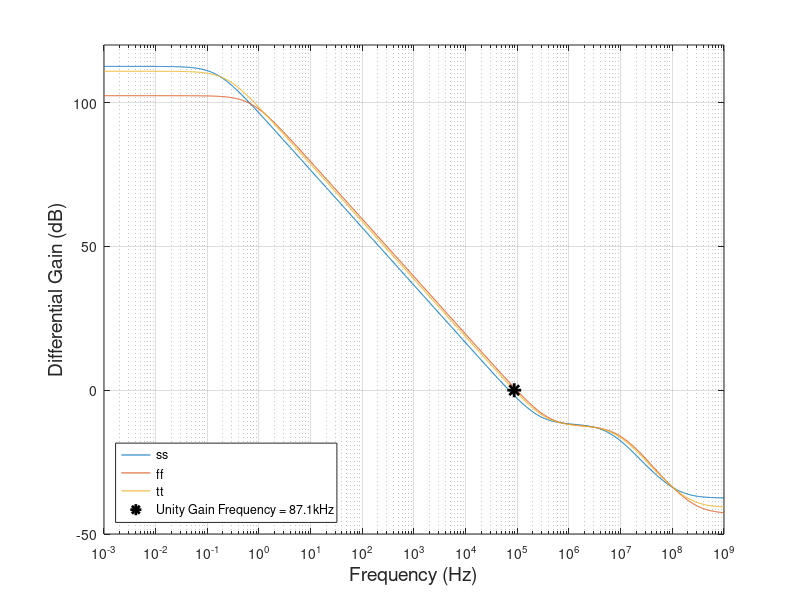
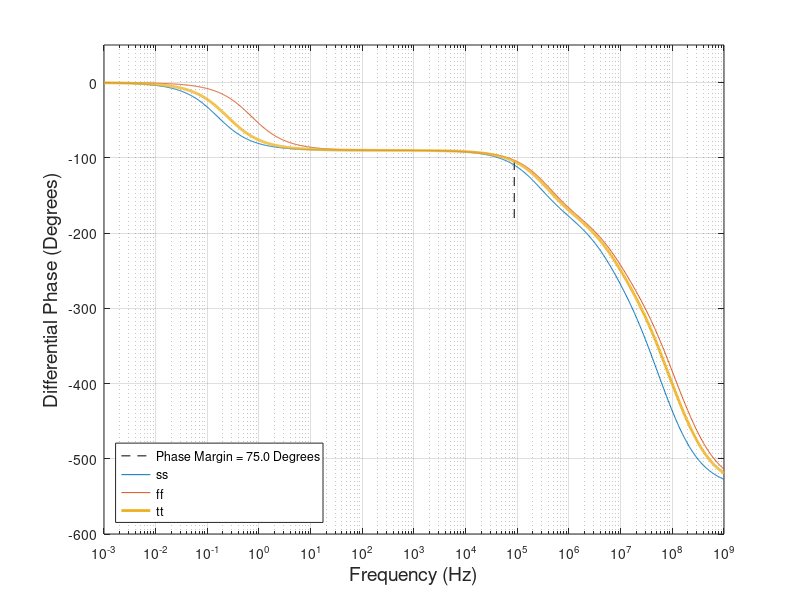
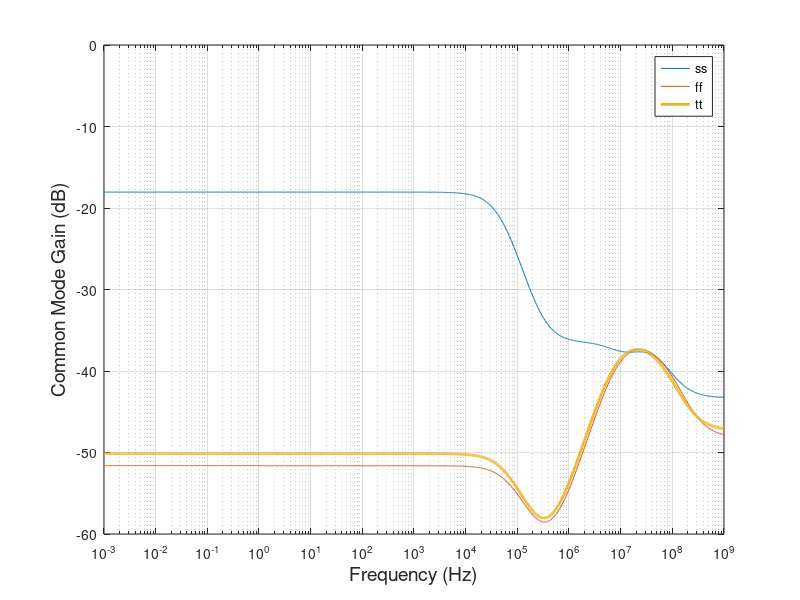
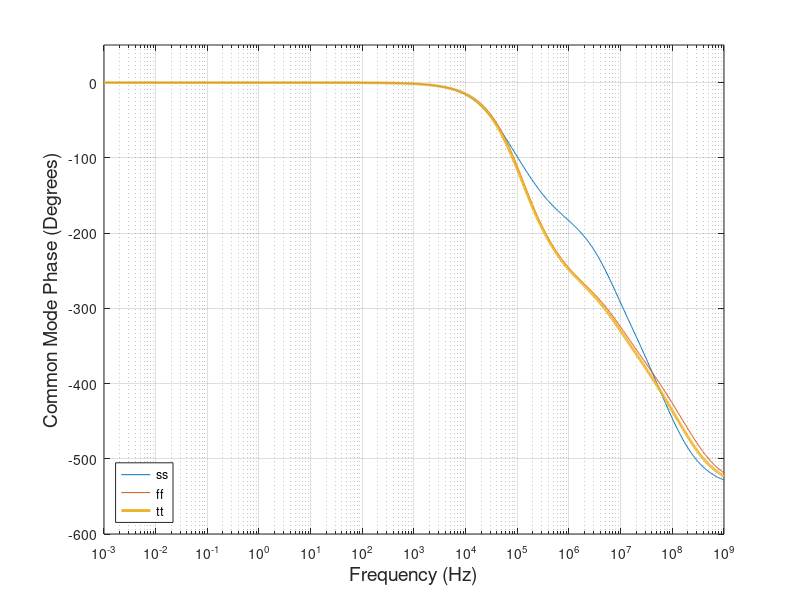

Reproduce these figures in MATLAB, in order.
%%% Joseph Meyer & Miles Sherman - E6312 Project: Plotting Script
%% Open Loop OTA Differential Mode Gain
clear all
close all

load open_dm_gain

f_unity = 0;
for i = 1:length(open_dm_gain_tt)
    if open_dm_gain_tt(i,2) < 0
        f_unity = open_dm_gain_tt(i-1,1);
        f_unity_index = i;
        break
    end
end

fig_open_dm_gain = figure();
semilogx(...
    open_dm_gain_ss(:,1),open_dm_gain_ss(:,2),...
    open_dm_gain_ff(:,1),open_dm_gain_ff(:,2),...
    open_dm_gain_tt(:,1),open_dm_gain_tt(:,2),...
    f_unity,0,'k*',...
    'LineWidth',2,'MarkerSize',10)
xlim([1e-3,1e9])
ylim([-50,120])
xlabel('Frequency (Hz)','fontsize',14)
ylabel('Differential Gain (dB)','fontsize',14)
grid
legend('ss','ff','tt','Unity Gain Frequency = 87.1kHz','Location','SouthWest')
saveas(fig_open_dm_gain,'open_dm_gain.eps','epsc')

% Open Loop OTA Differential Mode Phase
load open_dm_phase

phase_margin_x = [f_unity,f_unity+.00000001];
phase_margin_y = [-180,open_dm_phase_tt(f_unity_index,2)];
phase_margin = -phase_margin_y(1) + phase_margin_y(2);

fig_open_dm_phase = figure();
semilogx(...
    phase_margin_x,phase_margin_y,'--k',...
    open_dm_phase_ss(:,1),open_dm_phase_ss(:,2),...
    open_dm_phase_ff(:,1),open_dm_phase_ff(:,2),...
    open_dm_phase_tt(:,1),open_dm_phase_tt(:,2),...
    'LineWidth',2)
xlim([1e-3,1e9])
ylim([-600,50])
xlabel('Frequency (Hz)','fontsize',14)
ylabel('Differential Phase (Degrees)','fontsize',14)
grid
legend('Phase Margin = 75.0 Degrees','ss','ff','tt','Location','SouthWest')
saveas(fig_open_dm_phase,'open_dm_phase.eps','epsc')

%% Open Loop OTA Common Mode Gain
clear all
close all

load open_cm_gain

fig_open_cm_gain = figure();
semilogx(...
    open_cm_gain_ss(:,1),open_cm_gain_ss(:,2),...
    open_cm_gain_ff(:,1),open_cm_gain_ff(:,2),...
    open_cm_gain_tt(:,1),open_cm_gain_tt(:,2),...
    'LineWidth',2)
xlim([1e-3,1e9])
ylim([-60,0])
xlabel('Frequency (Hz)','fontsize',14)
ylabel('Common Mode Gain (dB)','fontsize',14)
grid
legend('ss','ff','tt','Location','NorthEast')
saveas(fig_open_cm_gain,'open_cm_gain.eps','epsc')

%% Open Loop OTA Common Mode Phase
clear all
close all

load open_cm_phase

fig_open_cm_phase = figure();
semilogx(...
    open_cm_phase_ss(:,1),open_cm_phase_ss(:,2),...
    open_cm_phase_ff(:,1),open_cm_phase_ff(:,2),...
    open_cm_phase_tt(:,1),open_cm_phase_tt(:,2),...
    'LineWidth',2)
xlim([1e-3,1e9])
ylim([-600,50])
xlabel('Frequency (Hz)','fontsize',14)
ylabel('Common Mode Phase (Degrees)','fontsize',14)
grid
legend('ss','ff','tt','Location','SouthWest')
saveas(fig_open_cm_phase,'open_cm_phase.eps','epsc')

%% Closed Loop Small Step
clear all
close all

load closed_small_step

point1_x = .001199;
point1_y = .008012;
point2_x = .002199;
point2_y = -.008012;

fig_closed_small_step = figure();
plot(...
    closed_small_step_input(:,1),closed_small_step_input(:,2),'k',...
    closed_small_step_output_ss(:,1),closed_small_step_output_ss(:,2),...
    closed_small_step_output_ff(:,1),closed_small_step_output_ff(:,2),...
    closed_small_step_output_tt(:,1),closed_small_step_output_tt(:,2),...
    point1_x,point1_y,'k+',...
    point2_x,point2_y,'kx',...
    'LineWidth',2,'MarkerSize',12)
%xlim{[])
%ylim([])
grid
xlabel('Time (s)','fontsize',14)
ylabel('Voltage (V)','fontsize',14)
legend('Input','Output ss','Output ff','Output tt','V_{out}=8.012mV','V_{out}=-8.012mV','Location','NorthWest')
saveas(fig_closed_small_step,'closed_small_step.eps','epsc')

%% Closed Loop Sine
clear all
close all

load closed_sine

point1_x = 0.0003993;
point1_y = -1.402;
point2_x = 0.0005993;
point2_y = 1.402;

fig_closed_sine = figure();
plot(...
    closed_sine_input(:,1),closed_sine_input(:,2),'k',...
    closed_sine_output_ss(:,1),closed_sine_output_ss(:,2),...
    closed_sine_output_ff(:,1),closed_sine_output_ff(:,2),...
    closed_sine_output_tt(:,1),closed_sine_output_tt(:,2),...
    point1_x,point1_y,'k+',...
    point2_x,point2_y','kx',...
    'LineWidth',2,'MarkerSize',12)
grid
xlim([0,1e-3])
ylim([-1.75,1.75])
xlabel('Time (s)','fontsize',14)
ylabel('Voltage (V)','fontsize',14)
legend('Input','Output ss','Output ff','Output tt','V_{out}=-1.402V','V_{out}=1.402V','Location','SouthWest')
saveas(fig_closed_sine,'closed_sine.eps','epsc')

%% Closed Loop saw
clear all
close all

load closed_saw

fig_closed_saw = figure();
plot(...
    closed_saw_input(:,1),closed_saw_input(:,2),'k',...
    closed_saw_output_ss(:,1),closed_saw_output_ss(:,2),...
    closed_saw_output_ff(:,1),closed_saw_output_ff(:,2),...
    closed_saw_output_tt(:,1),closed_saw_output_tt(:,2),...
    'LineWidth',2)
grid
xlim([0,10e-3])
ylim([-1.75,1.75])
xlabel('Time (s)','fontsize',14)
ylabel('Voltage (V)','fontsize',14)
legend('Input','Output ss','Output ff','Output tt','Location','NorthWest')
saveas(fig_closed_saw,'closed_saw.eps','epsc')

%% Closed Loop large_step
clear all
close all

load closed_large_step

point1_x = .001199;
point1_y = 1.403;
point2_x = .002199;
point2_y = -1.403;

fig_closed_large_step = figure();
plot(...
    closed_large_step_input(:,1),closed_large_step_input(:,2),'k',...
    closed_large_step_output_ss(:,1),closed_large_step_output_ss(:,2),...
    closed_large_step_output_ff(:,1),closed_large_step_output_ff(:,2),...
    closed_large_step_output_tt(:,1),closed_large_step_output_tt(:,2),...
    point1_x,point1_y,'k+',...
    point2_x,point2_y','kx',...
    'LineWidth',2,'Markersize',14)
grid
xlim([0,3e-3])
ylim([-1.75,1.75])
xlabel('Time (s)','fontsize',14)
ylabel('Voltage (V)','fontsize',14)
legend('Input','Output ss','Output ff','Output tt','V_{out}=-1.403V','V_{out}=1.403V','Location','NorthWest')
saveas(fig_closed_large_step,'closed_large_step.eps','epsc') 

%% Open Loop CMFB
clear all
close all

load open_cmfb

fig_cmfb_gain = figure();
semilogx(...
    open_cmfb(:,1),open_cmfb(:,2),...
    'LineWidth',2)
xlim([1e-3,1e10])
ylim([-40,5])
grid
xlabel('Frequency (Hz)','fontsize',14)
ylabel('CMFB Loop Gain Magnitude (dB)','fontsize',14)
saveas(fig_cmfb_gain,'cmfb_gain.eps','epsc')

fig_cmfb_phase = figure();
semilogx(...
    open_cmfb(:,3),180+open_cmfb(:,4),...
    'LineWidth',2)
xlim([1e-3,1e10])
ylim([-200,20])
grid
xlabel('Frequency (Hz)','fontsize',14)
ylabel('CMFB Loop Phase (Degrees)','fontsize',14)
saveas(fig_cmfb_phase,'cmfb_phase.eps','epsc')